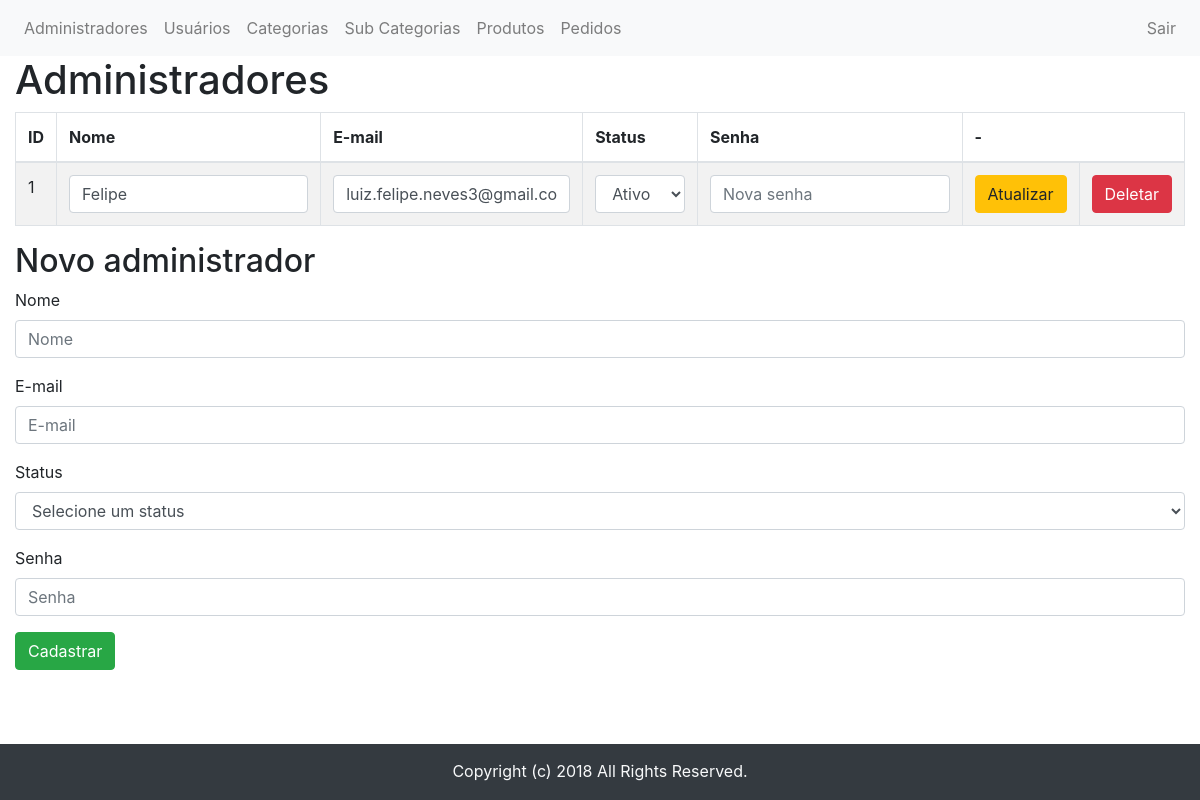
The app's page /Admin/administradores/index.php?msg=ok (signed in), older data.
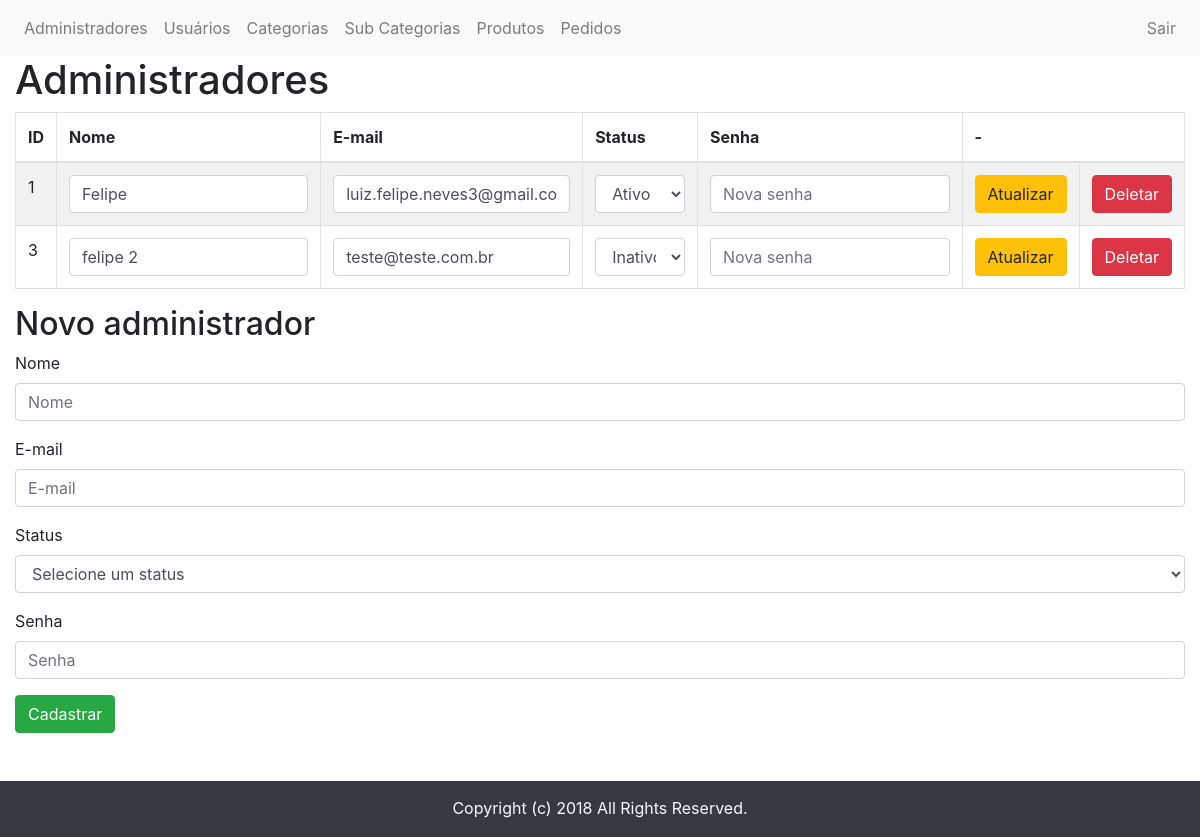
The same page, newer data.
### tables this page shows
CREATE TABLE `administradores` (
  `id` int(11) NOT NULL AUTO_INCREMENT,
  `nome` varchar(255) DEFAULT NULL,
  `email` varchar(255) DEFAULT NULL,
  `senha` varchar(255) DEFAULT NULL,
  `status` int(11) DEFAULT NULL,
  PRIMARY KEY (`id`)
);

### DAO/Banco.php (called while the page is built, shortened)
<?php
class Banco
{
    private $conn;
    function __construct($host = "localhost", $user = "root", $senha = "q1w2e3r4", $banco = "lojauninove")
    {
        $this->host = $host;
        $this->user = $user;
        $this->senha = $senha;
        $this->banco = $banco;
        $this->conn = new mysqli($this->host, $this->user, $this->senha, $this->banco);
    }
    public function getConn()
    {
        return $this->conn;
    }
}

### Controller/AdminController.php (called while the page is built, shortened)
<?php
class AdminController
{
    private $dao;
    function __construct()
    {
        $this->dao = new AdminDAO();
        $this->controller = new ControllerController();
    }
    public function admin_index(){
        return $this->dao->getAdmins();
    }
}

### DAO/AdminDAO.php (called while the page is built, shortened)
<?php
class AdminDAO extends Banco
{
    private $table;
    private $orderBy;
    public function getTable()
    {
        return $this->table;
    }
    public function setTable($table)
    {
        $this->table = $table;
    }
    public function getOrderBy()
    {
        return $this->orderBy;
    }
    public function setOrderBy($orderBy)
    {
        $this->orderBy = $orderBy;
    }
    public function getAdmins(){
        $query = "SELECT * FROM ".$this->getTable()." ".$this->getOrderBy();
        $stmt = $this->getConn()->prepare($query);
        $stmt->execute();
        $stmt->bind_result($id, $nome, $email, $senha, $status);
        $admins = [];
        while ($stmt->fetch()){
            $admin = new Admin();
            $admin->setId($id);
            $admin->setNome($nome);
            $admin->setEmail($email);
            $admin->setSenha($senha);
            $admin->setStatus($status);
            $admins[] = $admin;
        }
        return $admins;
    }
}

### Model/Admin.php (called while the page is built, shortened)
<?php
class Admin
{
    private $id;
    private $nome;
    private $email;
    private $status;
    public function getId()
    {
        return $this->id;
    }
    public function setId($id)
    {
        $this->id = $id;
    }
    public function getNome()
    {
        return $this->nome;
    }
    public function setNome($nome)
    {
        $this->nome = $nome;
    }
    public function getEmail()
    {
        return $this->email;
    }
    public function setEmail($email)
    {
        $this->email = $email;
    }
    public function getStatus()
    {
        return $this->status;
    }
    public function setStatus($status)
    {
        $this->status = $status;
    }
}

### Admin/administradores/index.php (the view, shortened to what the changed rows need)
<?php
require_once "../../Controller/AdminController.php";
$controller = new \Controller\AdminController();
$admins = $controller->admin_index();
include "../../Templates/header-admin.php"?>
<div class="container-fluid">
    <h1>Administradores</h1>
    <table class="table table-striped table-bordered">
        <thead>
            <tr>
                <th>ID</th>
                <th>Nome</th>
                <th>E-mail</th>
                <th>Status</th>
                <th>Senha</th>
                <th colspan="2">-</th>
            </tr>
        </thead>
        <tbody>
            <?php foreach($admins as $a):?>
                <tr>
                    <form action="" method="post">
                        <td><?php echo $a->getId()?></td>
                        <td>
                            <input class="form-control" type="text" name="nome" value="<?php echo $a->getNome()?>">
                        </td>
                        <td>
                            <input class="form-control" type="email" name="email" value="<?php echo $a->getEmail()?>">
                        </td>
                        <td>
                            <select class="form-control" name="status">
                                <option <?php echo ($a->getStatus() == 1) ? 'selected' : '' ?> value="1">Ativo</option>
                                <option <?php echo ($a->getStatus() == 0) ? 'selected' : '' ?> value="0">Inativo</option>
                            </select>
                        </td>
                        <td>
                            <input class="form-control" type="password" name="nova_senha" placeholder="Nova senha">
                        </td>
                        <td>
                            <button class="btn btn-warning" type="submit" name="update">Atualizar</button>
                        </td>
                    </form>
                    <form action="" method="post">
                        <td>
                            <button class="btn btn-danger" type="submit" name="remover">Deletar</button>
                        </td>
                    </form>
                </tr>
            <?php endforeach;?>
        </tbody>
    </table>
    <h2>Novo administrador</h2>
</div>
<?php include "../../Templates/footer-admin.php"?>

Row changes from the older to the newer data that the page shows:
added administradores: id "3", nome "felipe 2", email "teste@teste.com.br", status "Inativo"
